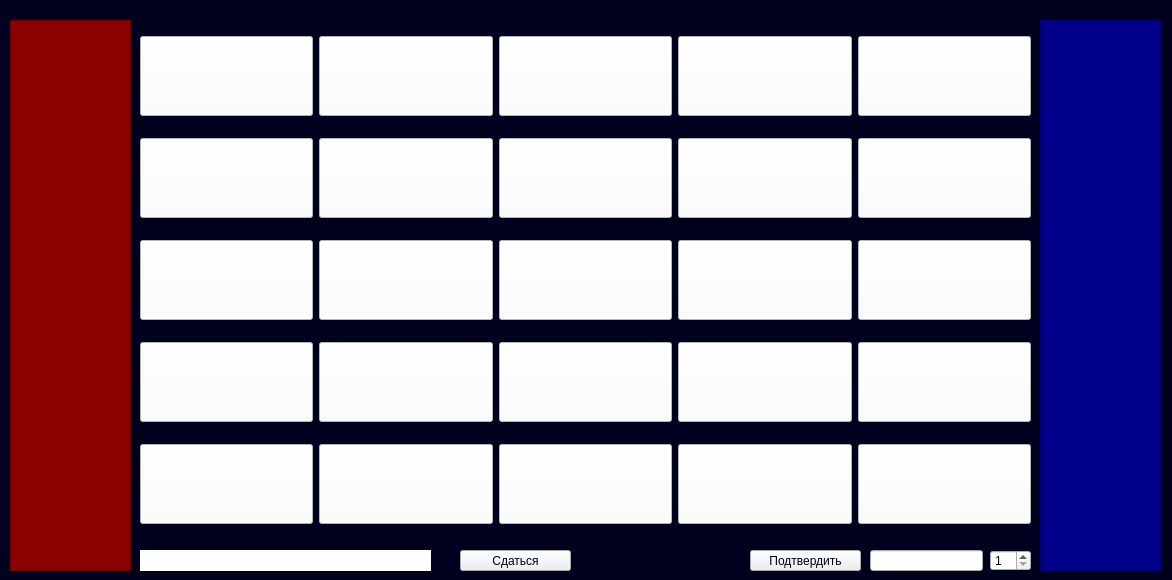
<?xml version="1.0" encoding="UTF-8"?>
<ui version="4.0">
 <class>GameWindow</class>
 <widget class="QWidget" name="GameWindow">
  <property name="geometry">
   <rect>
    <x>0</x>
    <y>0</y>
    <width>1172</width>
    <height>580</height>
   </rect>
  </property>
  <property name="windowTitle">
   <string>Codenames</string>
  </property>
  <property name="windowIcon">
   <iconset resource="../../dict.qrc">
    <normaloff>:/resources/icon.png</normaloff>:/resources/icon.png</iconset>
  </property>
  <property name="styleSheet">
   <string notr="true">background-color: rgb(0,0,31);</string>
  </property>
  <widget class="QTextBrowser" name="blue">
   <property name="geometry">
    <rect>
     <x>1040</x>
     <y>20</y>
     <width>121</width>
     <height>551</height>
    </rect>
   </property>
   <property name="styleSheet">
    <string notr="true">background-color: #00008b;
color: #FFFFFF;</string>
   </property>
  </widget>
  <widget class="QTextBrowser" name="red">
   <property name="geometry">
    <rect>
     <x>10</x>
     <y>20</y>
     <width>121</width>
     <height>551</height>
    </rect>
   </property>
   <property name="styleSheet">
    <string notr="true">background-color: #8b0000;
color: #FFFFFF;</string>
   </property>
  </widget>
  <widget class="QWidget" name="gridLayoutWidget">
   <property name="geometry">
    <rect>
     <x>140</x>
     <y>20</y>
     <width>891</width>
     <height>521</height>
    </rect>
   </property>
   <layout class="QGridLayout" name="gridLayout">
    <item row="2" column="0">
     <layout class="QHBoxLayout" name="horizontalLayout_4">
      <item>
       <widget class="QPushButton" name="pushButton_16">
        <property name="minimumSize">
         <size>
          <width>0</width>
          <height>80</height>
         </size>
        </property>
        <property name="styleSheet">
         <string notr="true">background-color: rgb(255, 255, 255);</string>
        </property>
        <property name="text">
         <string/>
        </property>
       </widget>
      </item>
      <item>
       <widget class="QPushButton" name="pushButton_17">
        <property name="minimumSize">
         <size>
          <width>0</width>
          <height>80</height>
         </size>
        </property>
        <property name="styleSheet">
         <string notr="true">background-color: rgb(255, 255, 255);</string>
        </property>
        <property name="text">
         <string/>
        </property>
       </widget>
      </item>
      <item>
       <widget class="QPushButton" name="pushButton_18">
        <property name="minimumSize">
         <size>
          <width>0</width>
          <height>80</height>
         </size>
        </property>
        <property name="styleSheet">
         <string notr="true">background-color: rgb(255, 255, 255);</string>
        </property>
        <property name="text">
         <string/>
        </property>
       </widget>
      </item>
      <item>
       <widget class="QPushButton" name="pushButton_19">
        <property name="minimumSize">
         <size>
          <width>0</width>
          <height>80</height>
         </size>
        </property>
        <property name="styleSheet">
         <string notr="true">background-color: rgb(255, 255, 255);</string>
        </property>
        <property name="text">
         <string/>
        </property>
       </widget>
      </item>
      <item>
       <widget class="QPushButton" name="pushButton_20">
        <property name="minimumSize">
         <size>
          <width>0</width>
          <height>80</height>
         </size>
        </property>
        <property name="styleSheet">
         <string notr="true">background-color: rgb(255, 255, 255);</string>
        </property>
        <property name="text">
         <string/>
        </property>
       </widget>
      </item>
     </layout>
    </item>
    <item row="1" column="0">
     <layout class="QHBoxLayout" name="horizontalLayout_2">
      <item>
       <widget class="QPushButton" name="pushButton_6">
        <property name="minimumSize">
         <size>
          <width>0</width>
          <height>80</height>
         </size>
        </property>
        <property name="styleSheet">
         <string notr="true">background-color: rgb(255, 255, 255);</string>
        </property>
        <property name="text">
         <string/>
        </property>
       </widget>
      </item>
      <item>
       <widget class="QPushButton" name="pushButton_7">
        <property name="minimumSize">
         <size>
          <width>0</width>
          <height>80</height>
         </size>
        </property>
        <property name="styleSheet">
         <string notr="true">background-color: rgb(255, 255, 255);</string>
        </property>
        <property name="text">
         <string/>
        </property>
       </widget>
      </item>
      <item>
       <widget class="QPushButton" name="pushButton_8">
        <property name="minimumSize">
         <size>
          <width>0</width>
          <height>80</height>
         </size>
        </property>
        <property name="styleSheet">
         <string notr="true">background-color: rgb(255, 255, 255);</string>
        </property>
        <property name="text">
         <string/>
        </property>
       </widget>
      </item>
      <item>
       <widget class="QPushButton" name="pushButton_9">
        <property name="minimumSize">
         <size>
          <width>0</width>
          <height>80</height>
         </size>
        </property>
        <property name="styleSheet">
         <string notr="true">background-color: rgb(255, 255, 255);</string>
        </property>
        <property name="text">
         <string/>
        </property>
       </widget>
      </item>
      <item>
       <widget class="QPushButton" name="pushButton_10">
        <property name="minimumSize">
         <size>
          <width>0</width>
          <height>80</height>
         </size>
        </property>
        <property name="styleSheet">
         <string notr="true">background-color: rgb(255, 255, 255);</string>
        </property>
        <property name="text">
         <string/>
        </property>
       </widget>
      </item>
     </layout>
    </item>
    <item row="3" column="0">
     <layout class="QHBoxLayout" name="horizontalLayout_5">
      <item>
       <widget class="QPushButton" name="pushButton_21">
        <property name="minimumSize">
         <size>
          <width>0</width>
          <height>80</height>
         </size>
        </property>
        <property name="styleSheet">
         <string notr="true">background-color: rgb(255, 255, 255);</string>
        </property>
        <property name="text">
         <string/>
        </property>
       </widget>
      </item>
      <item>
       <widget class="QPushButton" name="pushButton_22">
        <property name="minimumSize">
         <size>
          <width>0</width>
          <height>80</height>
         </size>
        </property>
        <property name="styleSheet">
         <string notr="true">background-color: rgb(255, 255, 255);</string>
        </property>
        <property name="text">
         <string/>
        </property>
       </widget>
      </item>
      <item>
       <widget class="QPushButton" name="pushButton_23">
        <property name="minimumSize">
         <size>
          <width>0</width>
          <height>80</height>
         </size>
        </property>
        <property name="styleSheet">
         <string notr="true">background-color: rgb(255, 255, 255);</string>
        </property>
        <property name="text">
         <string/>
        </property>
       </widget>
      </item>
      <item>
       <widget class="QPushButton" name="pushButton_24">
        <property name="minimumSize">
         <size>
          <width>0</width>
          <height>80</height>
         </size>
        </property>
        <property name="styleSheet">
         <string notr="true">background-color: rgb(255, 255, 255);</string>
        </property>
        <property name="text">
         <string/>
        </property>
       </widget>
      </item>
      <item>
       <widget class="QPushButton" name="pushButton_25">
        <property name="minimumSize">
         <size>
          <width>0</width>
          <height>80</height>
         </size>
        </property>
        <property name="styleSheet">
         <string notr="true">background-color: rgb(255, 255, 255);</string>
        </property>
        <property name="text">
         <string/>
        </property>
       </widget>
      </item>
     </layout>
    </item>
    <item row="0" column="0">
     <layout class="QHBoxLayout" name="_2" stretch="1,1,1,1,1">
      <item>
       <widget class="QPushButton" name="pushButton">
        <property name="enabled">
         <bool>true</bool>
        </property>
        <property name="minimumSize">
         <size>
          <width>0</width>
          <height>80</height>
         </size>
        </property>
        <property name="styleSheet">
         <string notr="true">background-color: rgb(255, 255, 255);</string>
        </property>
        <property name="text">
         <string/>
        </property>
       </widget>
      </item>
      <item>
       <widget class="QPushButton" name="pushButton_2">
        <property name="minimumSize">
         <size>
          <width>0</width>
          <height>80</height>
         </size>
        </property>
        <property name="styleSheet">
         <string notr="true">background-color: rgb(255, 255, 255);</string>
        </property>
        <property name="text">
         <string/>
        </property>
       </widget>
      </item>
      <item>
       <widget class="QPushButton" name="pushButton_3">
        <property name="minimumSize">
         <size>
          <width>0</width>
          <height>80</height>
         </size>
        </property>
        <property name="styleSheet">
         <string notr="true">background-color: rgb(255, 255, 255);</string>
        </property>
        <property name="text">
         <string/>
        </property>
       </widget>
      </item>
      <item>
       <widget class="QPushButton" name="pushButton_4">
        <property name="minimumSize">
         <size>
          <width>0</width>
          <height>80</height>
         </size>
        </property>
        <property name="styleSheet">
         <string notr="true">background-color: rgb(255, 255, 255);</string>
        </property>
        <property name="text">
         <string/>
        </property>
       </widget>
      </item>
      <item>
       <widget class="QPushButton" name="pushButton_5">
        <property name="minimumSize">
         <size>
          <width>0</width>
          <height>80</height>
         </size>
        </property>
        <property name="styleSheet">
         <string notr="true">background-color: rgb(255, 255, 255);</string>
        </property>
        <property name="text">
         <string/>
        </property>
       </widget>
      </item>
     </layout>
    </item>
    <item row="4" column="0">
     <layout class="QHBoxLayout" name="horizontalLayout_6">
      <item>
       <widget class="QPushButton" name="pushButton_26">
        <property name="minimumSize">
         <size>
          <width>0</width>
          <height>80</height>
         </size>
        </property>
        <property name="styleSheet">
         <string notr="true">background-color: rgb(255, 255, 255);</string>
        </property>
        <property name="text">
         <string/>
        </property>
       </widget>
      </item>
      <item>
       <widget class="QPushButton" name="pushButton_27">
        <property name="minimumSize">
         <size>
          <width>0</width>
          <height>80</height>
         </size>
        </property>
        <property name="styleSheet">
         <string notr="true">background-color: rgb(255, 255, 255);</string>
        </property>
        <property name="text">
         <string/>
        </property>
       </widget>
      </item>
      <item>
       <widget class="QPushButton" name="pushButton_28">
        <property name="minimumSize">
         <size>
          <width>0</width>
          <height>80</height>
         </size>
        </property>
        <property name="styleSheet">
         <string notr="true">background-color: rgb(255, 255, 255);</string>
        </property>
        <property name="text">
         <string/>
        </property>
       </widget>
      </item>
      <item>
       <widget class="QPushButton" name="pushButton_29">
        <property name="minimumSize">
         <size>
          <width>0</width>
          <height>80</height>
         </size>
        </property>
        <property name="styleSheet">
         <string notr="true">background-color: rgb(255, 255, 255);</string>
        </property>
        <property name="text">
         <string/>
        </property>
       </widget>
      </item>
      <item>
       <widget class="QPushButton" name="pushButton_30">
        <property name="minimumSize">
         <size>
          <width>0</width>
          <height>80</height>
         </size>
        </property>
        <property name="styleSheet">
         <string notr="true">background-color: rgb(255, 255, 255);</string>
        </property>
        <property name="text">
         <string/>
        </property>
       </widget>
      </item>
     </layout>
    </item>
   </layout>
  </widget>
  <widget class="QLabel" name="label">
   <property name="geometry">
    <rect>
     <x>140</x>
     <y>550</y>
     <width>291</width>
     <height>21</height>
    </rect>
   </property>
   <property name="font">
    <font>
     <pointsize>17</pointsize>
    </font>
   </property>
   <property name="styleSheet">
    <string notr="true">background-color: rgb(255, 255, 255);</string>
   </property>
   <property name="text">
    <string/>
   </property>
  </widget>
  <widget class="QLineEdit" name="association">
   <property name="geometry">
    <rect>
     <x>870</x>
     <y>550</y>
     <width>113</width>
     <height>21</height>
    </rect>
   </property>
   <property name="styleSheet">
    <string notr="true">background-color: rgb(255 255, 255);</string>
   </property>
  </widget>
  <widget class="QSpinBox" name="count">
   <property name="geometry">
    <rect>
     <x>990</x>
     <y>550</y>
     <width>41</width>
     <height>21</height>
    </rect>
   </property>
   <property name="styleSheet">
    <string notr="true">background-color: rgb(255 255, 255);</string>
   </property>
   <property name="minimum">
    <number>1</number>
   </property>
   <property name="maximum">
    <number>9</number>
   </property>
   <property name="value">
    <number>1</number>
   </property>
  </widget>
  <widget class="QPushButton" name="apply">
   <property name="geometry">
    <rect>
     <x>750</x>
     <y>550</y>
     <width>111</width>
     <height>21</height>
    </rect>
   </property>
   <property name="styleSheet">
    <string notr="true">background-color: rgb(255 255, 255);</string>
   </property>
   <property name="text">
    <string>Подтвердить</string>
   </property>
  </widget>
  <widget class="QPushButton" name="concede">
   <property name="geometry">
    <rect>
     <x>460</x>
     <y>550</y>
     <width>111</width>
     <height>21</height>
    </rect>
   </property>
   <property name="styleSheet">
    <string notr="true">background-color: rgb(255 255, 255);</string>
   </property>
   <property name="text">
    <string>Сдаться</string>
   </property>
  </widget>
 </widget>
 <resources>
  <include location="../../dict.qrc"/>
 </resources>
 <connections/>
</ui>
